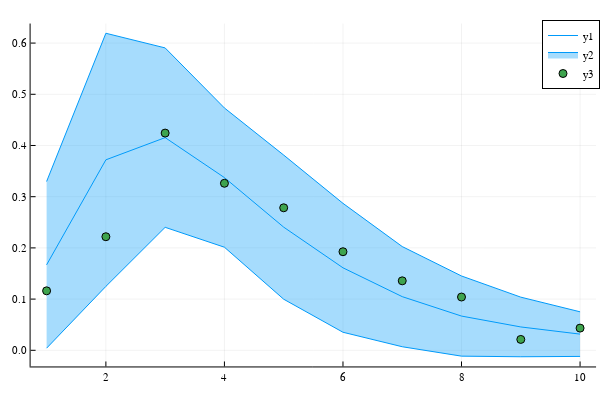
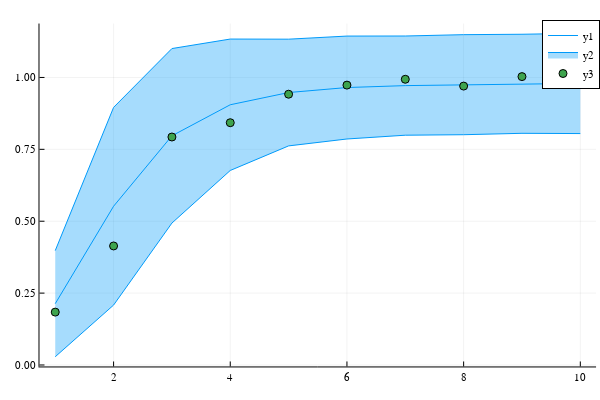

The notebook cell these images were saved under, in order:
### Markdown cell above
So we see that the parameter obtained from the maximum of $\gamma$ for the true beta can decrease the mean squared error of the first observable slightly but increases it on the second. The paramter obtained by maximising $\beta$ conditioned on $\gamma$, the mean squared error increases compared to the true paramter performance.

### Code cell
new_parameter = copy(true_parameter)
new_parameter[1] = beta_max
new_parameter[2] = gamma_max

plt1, plt2 = data_check_plot(problem, new_parameter, tobs, y_load)
display(plt1)
display(plt2)

### Figure 1 — Plotly figure (JSON) as saved in the notebook; plotly's stock layout.template omitted (floating-point values rounded to 4 significant figures)
{"data": [{"colorbar": {"title": ""}, "legendgroup": "y1", "line": {"color": "rgba(0, 154, 250, 1.000)", "dash": "solid", "shape": "linear", "width": 1}, "mode": "lines", "name": "y1", "showlegend": true, "type": "scatter", "x": [1, 2, 3, 4, 5, 6, 7, 8, 9, 10], "xaxis": "x", "y": [0.1669, 0.372, 0.4154, 0.3373, 0.2405, 0.1611, 0.1048, 0.06688, 0.04562, 0.03163], "yaxis": "y", "zmax": null, "zmin": null}, {"colorbar": {"title": ""}, "legendgroup": "y2", "line": {"color": "rgba(0, 154, 250, 1.000)", "dash": "solid", "shape": "linear", "width": 1}, "mode": "lines", "name": "y2", "showlegend": false, "type": "scatter", "x": [1, 2, 3, 4, 5, 6, 7, 8, 9, 10], "xaxis": "x", "y": [0.3296, 0.6192, 0.5906, 0.4732, 0.3813, 0.287, 0.2026, 0.1452, 0.1038, 0.07519], "yaxis": "y", "zmax": null, "zmin": null}, {"colorbar": {"title": ""}, "fill": "tonexty", "fillcolor": "rgba(0, 154, 250, 0.350)", "legendgroup": "y2", "line": {"color": "rgba(0, 154, 250, 1.000)", "dash": "solid", "shape": "linear", "width": 1}, "mode": "lines", "name": "y2", "showlegend": true, "type": "scatter", "x": [1, 2, 3, 4, 5, 6, 7, 8, 9, 10], "xaxis": "x", "y": [0.004126, 0.1248, 0.2402, 0.2013, 0.09975, 0.03524, 0.006958, -0.0114, -0.01259, -0.01192], "yaxis": "y", "zmax": null, "zmin": null}, {"colorbar": {"title": ""}, "legendgroup": "y3", "marker": {"color": "rgba(62, 164, 78, 1.000)", "line": {"color": "rgba(0, 0, 0, 1.000)", "width": 1}, "size": 8, "symbol": "circle"}, "mode": "markers", "name": "y3", "showlegend": true, "type": "scatter", "x": [1, 2, 3, 4, 5, 6, 7, 8, 9, 10], "xaxis": "x", "y": [0.1161, 0.2218, 0.4242, 0.3262, 0.2783, 0.1925, 0.1357, 0.1041, 0.02125, 0.04334], "yaxis": "y", "zmax": null, "zmin": null}], "layout": {"annotations": [], "height": 400, "legend": {"bgcolor": "rgba(255, 255, 255, 1.000)", "bordercolor": "rgba(0, 0, 0, 1.000)", "borderwidth": 1, "font": {"color": "rgba(0, 0, 0, 1.000)", "family": "sans-serif", "size": 11}, "title": {"font": {"color": "rgba(0, 0, 0, 1.000)", "family": "sans-serif", "size": 15}, "text": ""}, "tracegroupgap": 0, "traceorder": "normal", "x": 1, "xanchor": "auto", "y": 1, "yanchor": "auto"}, "margin": {"b": 20, "l": 0, "r": 0, "t": 20}, "paper_bgcolor": "rgba(255, 255, 255, 1.000)", "plot_bgcolor": "rgba(255, 255, 255, 1.000)", "showlegend": true, "width": 600, "xaxis": {"anchor": "y", "domain": [0.05101, 0.9934], "gridcolor": "rgba(0, 0, 0, 0.100)", "gridwidth": 0.5, "linecolor": "rgba(0, 0, 0, 1.000)", "mirror": false, "range": [0.73, 10.27], "showgrid": true, "showline": true, "showticklabels": true, "tickangle": 0, "tickcolor": "rgb(0, 0, 0)", "tickfont": {"color": "rgba(0, 0, 0, 1.000)", "family": "sans-serif", "size": 11}, "tickmode": "array", "ticks": "inside", "ticktext": ["2", "4", "6", "8", "10"], "tickvals": [2, 4, 6, 8, 10], "title": "", "titlefont": {"color": "rgba(0, 0, 0, 1.000)", "family": "sans-serif", "size": 15}, "type": "-", "visible": true, "zeroline": false, "zerolinecolor": "rgba(0, 0, 0, 1.000)"}, "yaxis": {"anchor": "x", "domain": [0.03762, 0.9902], "gridcolor": "rgba(0, 0, 0, 0.100)", "gridwidth": 0.5, "linecolor": "rgba(0, 0, 0, 1.000)", "mirror": false, "range": [-0.03154, 0.6382], "showgrid": true, "showline": true, "showticklabels": true, "tickangle": 0, "tickcolor": "rgb(0, 0, 0)", "tickfont": {"color": "rgba(0, 0, 0, 1.000)", "family": "sans-serif", "size": 11}, "tickmode": "array", "ticks": "inside", "ticktext": ["0.0", "0.1", "0.2", "0.3", "0.4", "0.5", "0.6"], "tickvals": [0, 0.1, 0.2, 0.3, 0.4, 0.5, 0.6], "title": "", "titlefont": {"color": "rgba(0, 0, 0, 1.000)", "family": "sans-serif", "size": 15}, "type": "-", "visible": true, "zeroline": false, "zerolinecolor": "rgba(0, 0, 0, 1.000)"}}}

### Figure 2 — Plotly figure (JSON) as saved in the notebook; plotly's stock layout.template omitted (floating-point values rounded to 4 significant figures)
{"data": [{"colorbar": {"title": ""}, "legendgroup": "y1", "line": {"color": "rgba(0, 154, 250, 1.000)", "dash": "solid", "shape": "linear", "width": 1}, "mode": "lines", "name": "y1", "showlegend": true, "type": "scatter", "x": [1, 2, 3, 4, 5, 6, 7, 8, 9, 10], "xaxis": "x", "y": [0.2133, 0.5521, 0.7971, 0.905, 0.9476, 0.965, 0.9717, 0.9749, 0.978, 0.9793], "yaxis": "y", "zmax": null, "zmin": null}, {"colorbar": {"title": ""}, "legendgroup": "y2", "line": {"color": "rgba(0, 154, 250, 1.000)", "dash": "solid", "shape": "linear", "width": 1}, "mode": "lines", "name": "y2", "showlegend": false, "type": "scatter", "x": [1, 2, 3, 4, 5, 6, 7, 8, 9, 10], "xaxis": "x", "y": [0.3978, 0.8959, 1.101, 1.134, 1.133, 1.144, 1.144, 1.149, 1.15, 1.154], "yaxis": "y", "zmax": null, "zmin": null}, {"colorbar": {"title": ""}, "fill": "tonexty", "fillcolor": "rgba(0, 154, 250, 0.350)", "legendgroup": "y2", "line": {"color": "rgba(0, 154, 250, 1.000)", "dash": "solid", "shape": "linear", "width": 1}, "mode": "lines", "name": "y2", "showlegend": true, "type": "scatter", "x": [1, 2, 3, 4, 5, 6, 7, 8, 9, 10], "xaxis": "x", "y": [0.02866, 0.2083, 0.4936, 0.6765, 0.762, 0.786, 0.7992, 0.8009, 0.8058, 0.8049], "yaxis": "y", "zmax": null, "zmin": null}, {"colorbar": {"title": ""}, "legendgroup": "y3", "marker": {"color": "rgba(62, 164, 78, 1.000)", "line": {"color": "rgba(0, 0, 0, 1.000)", "width": 1}, "size": 8, "symbol": "circle"}, "mode": "markers", "name": "y3", "showlegend": true, "type": "scatter", "x": [1, 2, 3, 4, 5, 6, 7, 8, 9, 10], "xaxis": "x", "y": [0.1839, 0.414, 0.7929, 0.8426, 0.9418, 0.9733, 0.9937, 0.97, 1.003, 1.006], "yaxis": "y", "zmax": null, "zmin": null}], "layout": {"annotations": [], "height": 400, "legend": {"bgcolor": "rgba(255, 255, 255, 1.000)", "bordercolor": "rgba(0, 0, 0, 1.000)", "borderwidth": 1, "font": {"color": "rgba(0, 0, 0, 1.000)", "family": "sans-serif", "size": 11}, "title": {"font": {"color": "rgba(0, 0, 0, 1.000)", "family": "sans-serif", "size": 15}, "text": ""}, "tracegroupgap": 0, "traceorder": "normal", "x": 1, "xanchor": "auto", "y": 1, "yanchor": "auto"}, "margin": {"b": 20, "l": 0, "r": 0, "t": 20}, "paper_bgcolor": "rgba(255, 255, 255, 1.000)", "plot_bgcolor": "rgba(255, 255, 255, 1.000)", "showlegend": true, "width": 600, "xaxis": {"anchor": "y", "domain": [0.06582, 0.9934], "gridcolor": "rgba(0, 0, 0, 0.100)", "gridwidth": 0.5, "linecolor": "rgba(0, 0, 0, 1.000)", "mirror": false, "range": [0.73, 10.27], "showgrid": true, "showline": true, "showticklabels": true, "tickangle": 0, "tickcolor": "rgb(0, 0, 0)", "tickfont": {"color": "rgba(0, 0, 0, 1.000)", "family": "sans-serif", "size": 11}, "tickmode": "array", "ticks": "inside", "ticktext": ["2", "4", "6", "8", "10"], "tickvals": [2, 4, 6, 8, 10], "title": "", "titlefont": {"color": "rgba(0, 0, 0, 1.000)", "family": "sans-serif", "size": 15}, "type": "-", "visible": true, "zeroline": false, "zerolinecolor": "rgba(0, 0, 0, 1.000)"}, "yaxis": {"anchor": "x", "domain": [0.03762, 0.9902], "gridcolor": "rgba(0, 0, 0, 0.100)", "gridwidth": 0.5, "linecolor": "rgba(0, 0, 0, 1.000)", "mirror": false, "range": [-0.005096, 1.188], "showgrid": true, "showline": true, "showticklabels": true, "tickangle": 0, "tickcolor": "rgb(0, 0, 0)", "tickfont": {"color": "rgba(0, 0, 0, 1.000)", "family": "sans-serif", "size": 11}, "tickmode": "array", "ticks": "inside", "ticktext": ["0.00", "0.25", "0.50", "0.75", "1.00"], "tickvals": [0, 0.25, 0.5, 0.75, 1], "title": "", "titlefont": {"color": "rgba(0, 0, 0, 1.000)", "family": "sans-serif", "size": 15}, "type": "-", "visible": true, "zeroline": false, "zerolinecolor": "rgba(0, 0, 0, 1.000)"}}}
